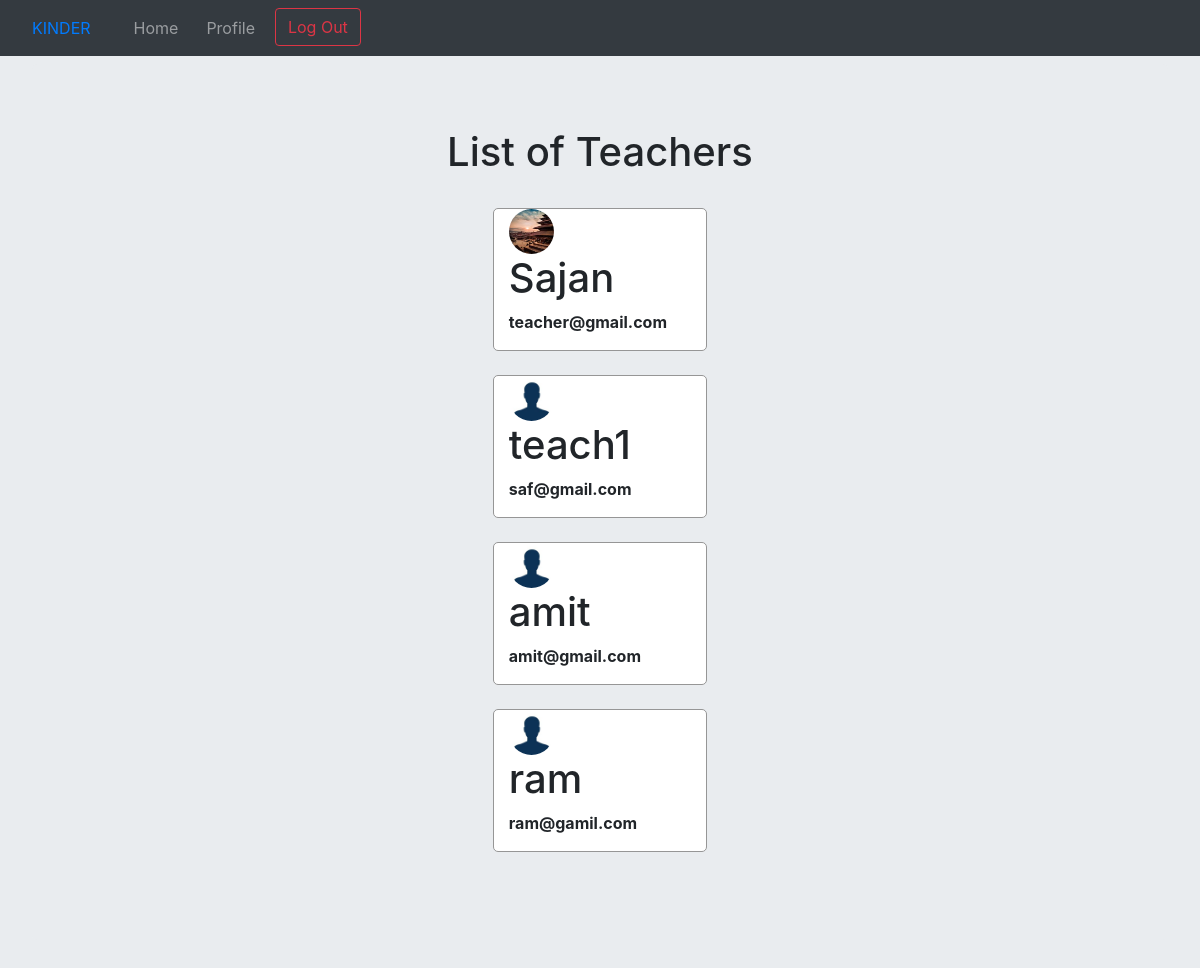
Before: /home/teacher-profile/ (signed in) with the older database file.
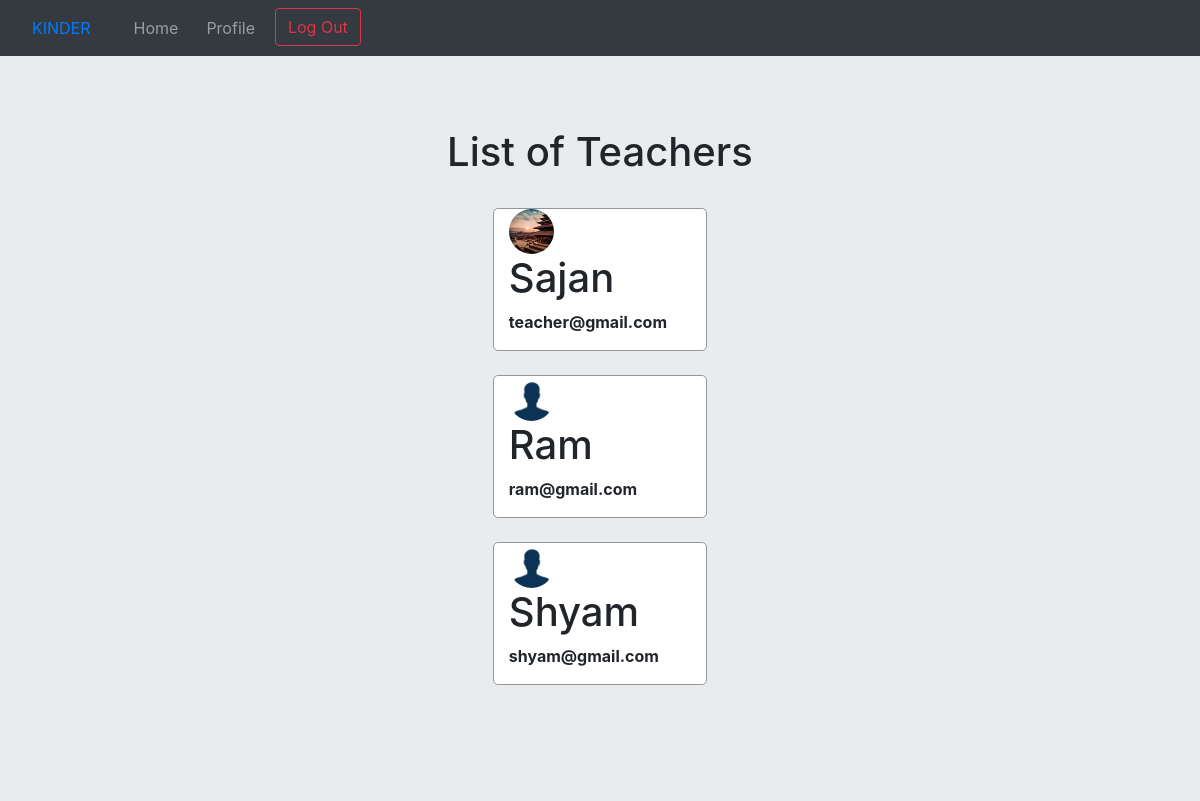
After: the same page with the newer database file.
### users/models.py (models this page shows, shortened)
class User_teachers(models.Model):
    user=models.OneToOneField(User, on_delete=models.CASCADE)
    UserType=models.CharField(max_length=20,default='teacher')
    age=models.IntegerField()
    grade=models.CharField(max_length=20)
    schoolCode=models.CharField(max_length=20)
    school=models.ForeignKey(School,on_delete=models.CASCADE)

### second/models.py (models this page shows, shortened)
class Profile(models.Model):
    user = models.OneToOneField(User, on_delete=models.CASCADE)
    image = models.ImageField(default='default.jpg', upload_to='profile_pics')

### second/views.py (the view)
# urls.py: path('teacher-profile/', views.teacherprofile, name='teacher-profile'),
@login_required
def teacherprofile(request):
    if(hasattr(request.user,'user_teachers')):
        teachers=User_teachers.objects.filter(school=request.user.user_teachers.school)
    else:
        teachers=User_teachers.objects.filter(school=request.user.user_parents.school,grade=request.user.user_parents.ChildGrade)
    teacherlist={
        'teachers': teachers
    }
    return render(request, 'teacherprofile.html', teacherlist)

### second/templates/teacherprofile.html (shortened to what this page needs)
{% extends "base1.html" %}
{% block base2 %}
{% load static %}
<!DOCTYPE html>
<html lang="en">
<head>
    <link rel="stylesheet" href="{% static 'form1.css' %}" >
</head>
<body class="jumbotron">
<div class="jumbotron">
<center><h1>List of Teachers</h1></center><br>
    {% for teach in teachers %}
        <div class='container' style='background-color:white;width:20%;border-style:solid;border-radius:5px;border-width:1px;border-color:#969696;'>
        <img class="rounded-circle account-img" src="{{ teach.user.profile.image.url }}" height = "45px", width="45px"><h1>{{teach.user.username}}</h1>
        <p><b>{{teach.user.email}}</b></p>
        </div><br>
    {% endfor %}
</div>
</body>
</html>
{% endblock %}

Changed rows visible on the page:
removed User_teachers: user.profile.image (placeholder picture), user.username "teach1", user.email "saf@gmail.com"
removed User_teachers: user.profile.image (placeholder picture), user.username "amit", user.email "amit@gmail.com"
removed User_teachers: user.profile.image (placeholder picture), user.username "ram", user.email "ram@gamil.com"
added User_teachers: user.profile.image (placeholder picture), user.username "Ram", user.email "ram@gmail.com"
added User_teachers: user.profile.image (placeholder picture), user.username "Shyam", user.email "shyam@gmail.com"
